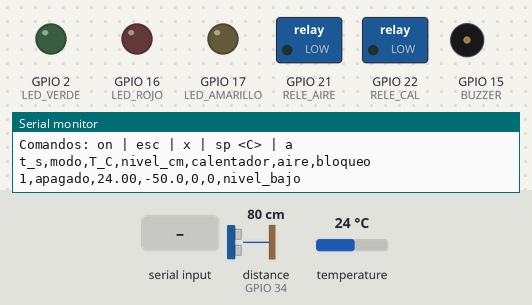
Simulated run of this sketch. Board: ESP32. Shown: switched loads named in the sketch (green lamp = pin HIGH), output pins drawn as LEDs (lit = HIGH), buzzer (waves = sounding, pin HIGH), the last lines printed to the serial monitor. Wiring (inferred from the names in the program): ultrasonic range finder: trigger GPIO 25; echo GPIO 34. The test bench sets the inputs (shaded band); at power-on: distance to the obstacle (sensor on GPIO 34) 80 cm, temperature 24 °C. The echo pulse lasts 58.3 µs per cm; pins used as bus, display or sensor lines are not drawn.

Above: at 1.5 s.
1.6 s: "on\n" received over Serial
At 12.2 s:
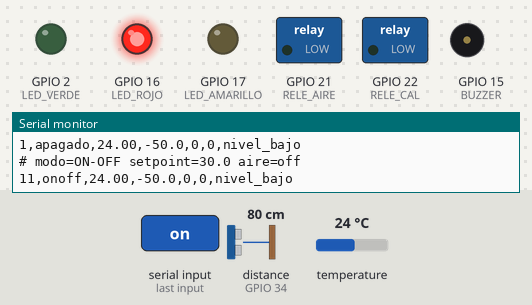
12.9 s: distance to the obstacle (sensor on GPIO 34) set to 12 cm
22.7 s: distance to the obstacle (sensor on GPIO 34) set to 9 cm
At 32.4 s:
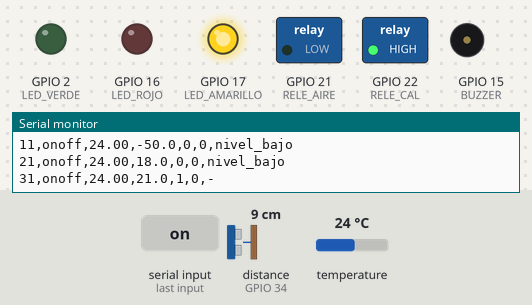
32.7 s: "a\n" received over Serial
At 42.4 s:
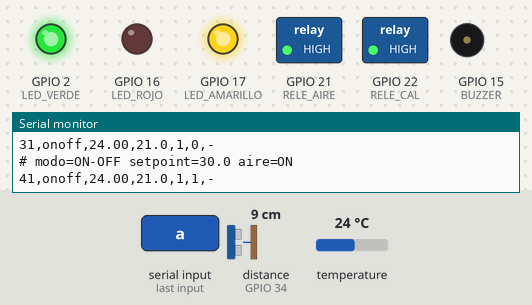
42.7 s: temperature set to 30 °C
52.4 s: temperature set to 31.3 °C
At 62.6 s:
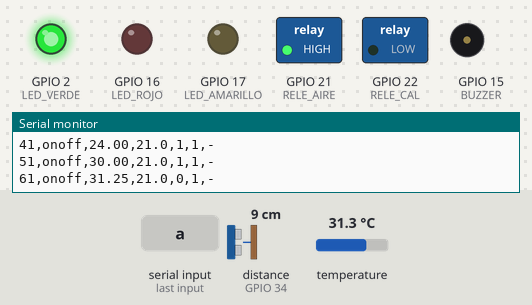
Timing chart, 0 to 63.7 s (numbered marks = the images above; inputs shaded):
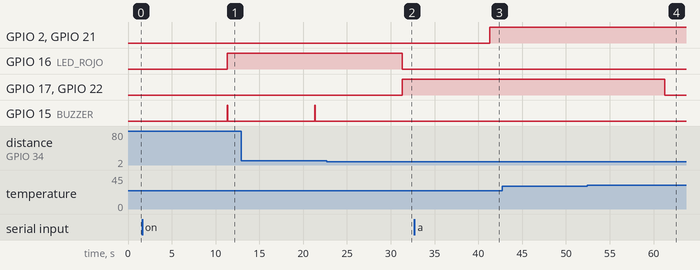

The sketch:

T08b_temperatura_agua.ino
```cpp
/*
  SIMBIO - Tramo 8b: bomba de aire y calentador CON AGUA (110 V por la caja de paso)
  ---------------------------------------------------------------------------------
  Requisitos: tramos 4, 5 y 8a aprobados; caja de paso revisada; garrafón con ~8 L de
  AGUA; calentador sumergido (marca mínima de inmersión bajo el agua) y con su perilla
  en el máximo (32 °C) solo para esta prueba; DS18B20 en el agua, lejos del calentador.
  Librerías: OneWire, DallasTemperature.
  Comandos (monitor serie a 115200, "Nueva línea"):
    on      control ON-OFF con histéresis ±0,5 °C (setpoint por defecto 30 °C)
    esc     prueba ESCALÓN: calentador encendido de forma continua (para AyC:
            curva de reacción T vs tiempo). Solo la cortan los enclavamientos.
    x       todo apagado            sp <C>   cambia el setpoint (25 a 35)
    a       bomba de aire on/off (manual)
  Salida: una línea CSV cada 10 s -> copie el monitor a un .csv o use el registro del
  Arduino IDE. Columnas: t_s,modo,T_C,nivel_cm,calentador,aire,bloqueo
  Enclavamientos (iguales al firmware): sin lectura de T o de nivel, nivel < 19 cm,
  o T >= 38 °C -> calentador apagado.
*/
#include <OneWire.h>
#include <DallasTemperature.h>

// --- Ajustes tomados de los tramos anteriores ---
const bool  RELE_ACTIVO_ALTO = true;     // resultado del tramo 8a
const float DIST_SENSOR_FONDO_CM = 30.0; // resultado del tramo 5 (comando "c")

const int RELE_AIRE = 21, RELE_CAL = 22, PIN_DS = 4, TRIG = 25, ECHO = 34;
const int BUZZER = 15, LED_ROJO = 16, LED_AMARILLO = 17, LED_VERDE = 2;
const float HIST = 0.5, T_MAX = 38.0, NIVEL_MIN = 19.0;

OneWire bus(PIN_DS);
DallasTemperature ds(&bus);

enum Modo { APAGADO, ONOFF, ESCALON } modo = APAGADO;
float setpoint = 30.0;
bool calentador = false, aire = false;
unsigned long tCalOn = 0;     // desde cuándo está encendido el calentador
float tAlEncender = NAN;
bool avisoNoSube = false;

void rele(int pin, bool on) { digitalWrite(pin, (on == RELE_ACTIVO_ALTO) ? HIGH : LOW); }

float leerNivel() {
  float v[5]; int n = 0;
  for (int i = 0; i < 5; i++) {
    digitalWrite(TRIG, LOW); delayMicroseconds(4);
    digitalWrite(TRIG, HIGH); delayMicroseconds(10); digitalWrite(TRIG, LOW);
    unsigned long us = pulseIn(ECHO, HIGH, 30000);
    if (us) v[n++] = us * 0.0343 / 2.0;
    delay(40);
  }
  if (n < 3) return NAN;
  for (int i = 0; i < n - 1; i++) for (int j = i + 1; j < n; j++) if (v[j] < v[i]) { float t = v[i]; v[i] = v[j]; v[j] = t; }
  return DIST_SENSOR_FONDO_CM - v[n / 2];
}

void setup() {
  digitalWrite(RELE_AIRE, RELE_ACTIVO_ALTO ? LOW : HIGH);
  digitalWrite(RELE_CAL,  RELE_ACTIVO_ALTO ? LOW : HIGH);
  pinMode(RELE_AIRE, OUTPUT); pinMode(RELE_CAL, OUTPUT);
  pinMode(TRIG, OUTPUT); pinMode(ECHO, INPUT);
  pinMode(BUZZER, OUTPUT); pinMode(LED_ROJO, OUTPUT); pinMode(LED_AMARILLO, OUTPUT); pinMode(LED_VERDE, OUTPUT);
  Serial.begin(115200);
  delay(300);
  ds.begin(); ds.setResolution(12);
  Serial.println("\n=== SIMBIO T08b: aire y calentador con agua ===");
  Serial.println("Comandos: on | esc | x | sp <C> | a");
  Serial.println("t_s,modo,T_C,nivel_cm,calentador,aire,bloqueo");
}

void comandos() {
  if (!Serial.available()) return;
  String c = Serial.readStringUntil('\n');
  c.trim();
  if (c == "on") modo = ONOFF;
  else if (c == "esc") modo = ESCALON;
  else if (c == "x") { modo = APAGADO; aire = false; }
  else if (c == "a") aire = !aire;
  else if (c.startsWith("sp ")) { float s = c.substring(3).toFloat(); if (s >= 25 && s <= 35) setpoint = s; }
  Serial.printf("# modo=%s setpoint=%.1f aire=%s\n",
                modo == ONOFF ? "ON-OFF" : modo == ESCALON ? "ESCALON" : "apagado", setpoint, aire ? "ON" : "off");
}

void loop() {
  static unsigned long tUlt = 0;
  comandos();
  if (millis() - tUlt < 10000 && tUlt != 0) return;
  tUlt = millis();

  ds.requestTemperatures();
  float t = ds.getTempCByIndex(0);
  bool tOk = t != DEVICE_DISCONNECTED_C && t > -20 && t < 100;
  float nivel = leerNivel();
  bool nOk = !isnan(nivel);

  const char* bloqueo = "-";
  if (!tOk) bloqueo = "sin_T";
  else if (!nOk) bloqueo = "sin_nivel";
  else if (nivel < NIVEL_MIN) bloqueo = "nivel_bajo";
  else if (t >= T_MAX) bloqueo = "T_max";

  bool quiere = calentador;
  if (modo == APAGADO) quiere = false;
  else if (modo == ESCALON) quiere = true;
  else if (tOk) { if (t < setpoint - HIST) quiere = true; else if (t > setpoint + HIST) quiere = false; }
  if (strcmp(bloqueo, "-") != 0) quiere = false;

  if (quiere && !calentador) { tCalOn = millis(); tAlEncender = t; avisoNoSube = false; }
  calentador = quiere;
  rele(RELE_CAL, calentador);
  rele(RELE_AIRE, aire);

  // Aviso: 60 min encendido y la T no ha subido 0,3 °C -> ¿calentador sin corriente o fuera del agua?
  if (calentador && !avisoNoSube && millis() - tCalOn > 3600000UL && tOk && t - tAlEncender < 0.3) {
    avisoNoSube = true;
    Serial.println("# AVISO: 60 min de calentador y la T no sube. Revise la caja de paso y el calentador.");
    digitalWrite(BUZZER, HIGH); delay(500); digitalWrite(BUZZER, LOW);
  }

  bool critico = strcmp(bloqueo, "-") != 0 && modo != APAGADO;
  digitalWrite(LED_ROJO, critico);
  digitalWrite(LED_AMARILLO, calentador);
  digitalWrite(LED_VERDE, aire);
  if (critico) { digitalWrite(BUZZER, HIGH); delay(100); digitalWrite(BUZZER, LOW); }

  Serial.printf("%lu,%s,%.2f,%.1f,%d,%d,%s\n", millis() / 1000,
                modo == ONOFF ? "onoff" : modo == ESCALON ? "escalon" : "apagado",
                t, nivel, calentador, aire, bloqueo);
}
```

Measured:
- the behaviour switches between 11 and 10 cm on distance to the obstacle (sensor on GPIO 34) (found by bisection; images 1 and 2)
- the behaviour switches between 30.5 and 30.6 °C on temperature (found by bisection; images 3 and 4)
- after the input at 1.6 s, GPIO 16 (LED_ROJO): LOW → HIGH after 9.7 s; GPIO 15 (BUZZER): LOW → HIGH after 9.7 s, → LOW 0.10 s later
- after the input at 22.7 s, GPIO 16 (LED_ROJO): HIGH → LOW after 8.6 s; GPIO 17 (LED_AMARILLO), GPIO 22 (RELE_CAL): LOW → HIGH after 8.6 s; GPIO 15 (BUZZER): stays LOW (without the input it goes to HIGH after 8.6 s)
- after the input at 32.7 s, GPIO 2 (LED_VERDE), GPIO 21 (RELE_AIRE): LOW → HIGH after 8.6 s
- after the input at 52.4 s, GPIO 17 (LED_AMARILLO), GPIO 22 (RELE_CAL): HIGH → LOW after 8.9 s
